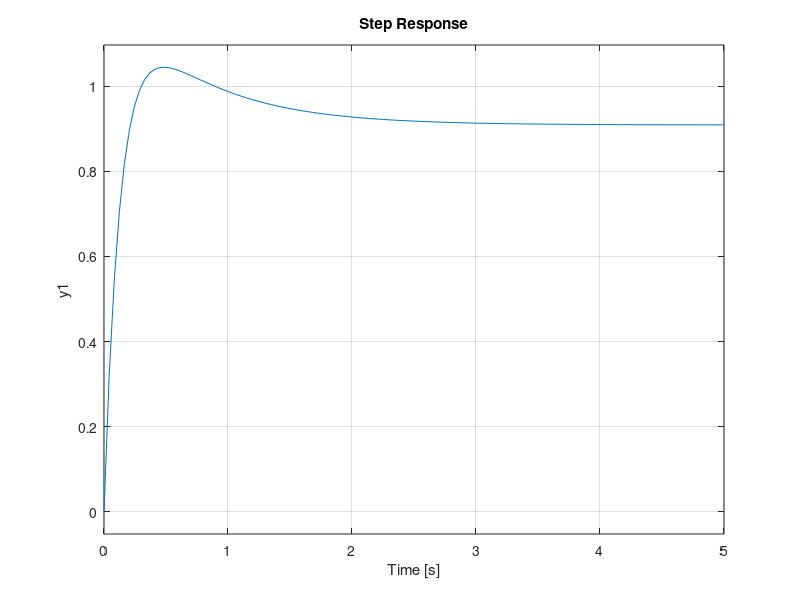

MATLAB code to generate this figure: (Note: this script raises an error after producing the figure.)
clc;
clear;

T = 1;
t = 0:0.1:15;
Kp = 10;
Kd = [1,3,5,7,9];

num = [T];
den = [T T/16 1];
sys = tf(num,den)

C1 = tf([Kd(1) Kp],[1]);
C2 = tf([Kd(2) Kp],[1]);
C3 = tf([Kd(3) Kp],[1]);
C4 = tf([Kd(4) Kp],[1]);
C5 = tf([Kd(5) Kp],[1]);

complete1 = feedback(sys*C1,1);
complete2 = feedback(sys*C2,1);
complete3 = feedback(sys*C3,1);
complete4 = feedback(sys*C4,1);
complete5 = feedback(sys*C5,1);

figure(1);
hold all;
step(complete1);
step(complete2);
step(complete3);
step(complete4);
step(complete5);
hold off;

com1 = stepinfo(complete1);
com2 = stepinfo(complete2);
com3 = stepinfo(complete3);
com4 = stepinfo(complete4);
com5 = stepinfo(complete5);

[y,u] = step(complete5); % Calculate Steady-State error
sse = abs(1 - y(end))

figure(2);
hold all;
impulse(complete1);
impulse(complete2);
impulse(complete3);
impulse(complete4);
impulse(complete5);
hold off;

figure(3);
hold all;
lsim(complete1,t,t);
lsim(complete2,t,t);
lsim(complete3,t,t);
lsim(complete4,t,t);
lsim(complete5,t,t);
hold off;